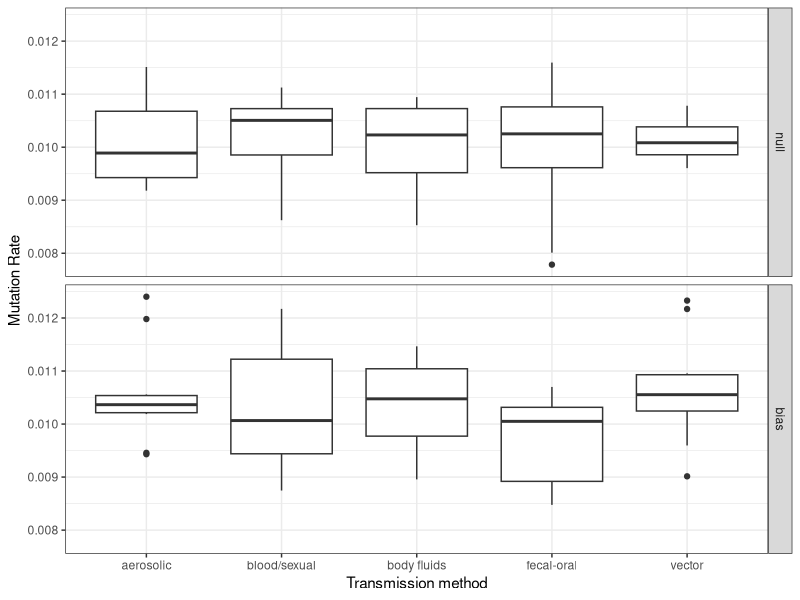
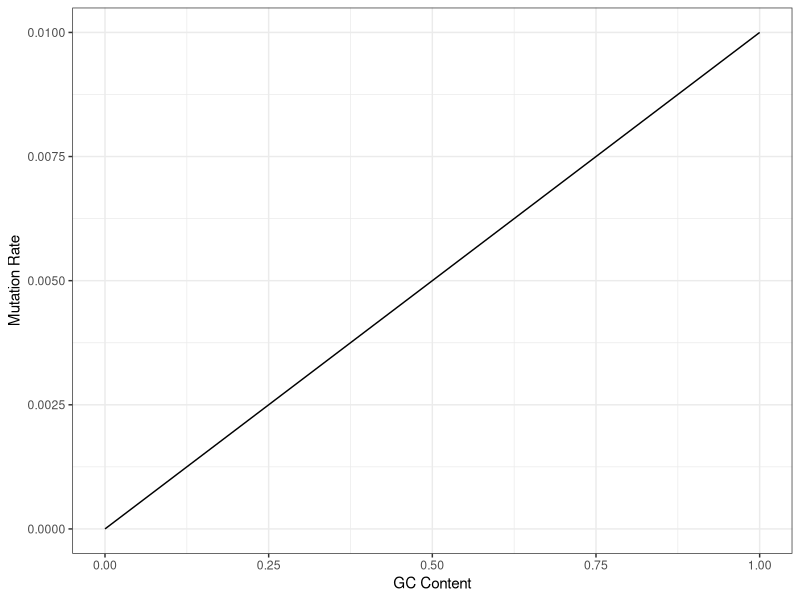

Write the R code that produced these figures, in order.
# Created by Caroline Tang 20115082
# Predicted graphs

library(ggplot2)
library(tidyverse)

# Boxplot of transmission vs mutation rate ---------------
# Create fake data on transmission and mutation rates
set.seed(1)
nullViruses <- data.frame(group = rep("null", 50),
                          transmission = rep(c("aerosolic", "vector", "body fluids", "fecal-oral", "blood/sexual"), 10),
                          mutation = c(rnorm(50, 0.01, 0.001)))

# Create fake data with one method higher than the rest 
biasedViruses <- data.frame(group = rep("bias", 50),
                            transmission = rep(c("aerosolic", "vector", "body fluids", "fecal-oral", "blood/sexual"), 10),
                            mutation = c(rnorm(50, 0.01, 0.001)))
biasedViruses$mutation[biasedViruses$transmission == "vector"] <- biasedViruses$mutation[biasedViruses$transmission == "vector"] * 1.1

#Bind two groups together
viruses <- rbind(nullViruses, biasedViruses)
viruses$group <- factor(viruses$group, levels = c("null", "bias"))

# Create boxplot
png("Predicted graphs/transmission-vs-mutation.png", width = 5, height = 4, units = "in", res = 300)
ggplot(data = viruses, aes(x = transmission, y = mutation)) +
  geom_boxplot() +
  theme_bw() +
  labs(x = "Transmission method", y = "Mutation Rate") +
  facet_grid(rows = vars(group))
dev.off()

# Scatterplot of GC content vs mutation rate --------------
png("Predicted graphs/gc-vs-mutation.png", width = 5, height = 4, units = "in", res = 300)
ggplot() +
  stat_function(fun = function(x){x * 0.01}) +
  labs(x = "GC Content", y = "Mutation Rate") +
  theme_bw()
dev.off()
